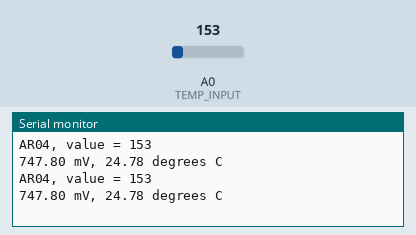
A sketch run on a simulated Arduino Uno, built with avr-gcc and run on an emulated ATmega328P. On the bench: the last lines printed to the serial monitor. The inputs (shaded band) are chosen by the test bench; at power-on: A0 (TEMP_INPUT) = 153.

Above: at 1.8 s.
1.9 s: A0 (TEMP_INPUT) set to 165
At 2.4 s:
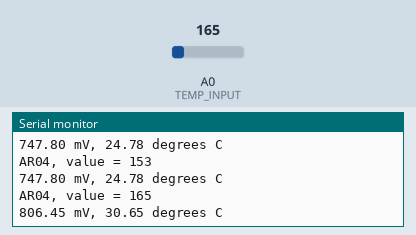
3.4 s: A0 (TEMP_INPUT) set to 175
At 4.8 s:
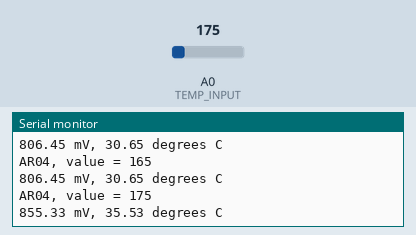
Timing chart, 0 to 6.4 s (numbered marks = the images above; inputs shaded):
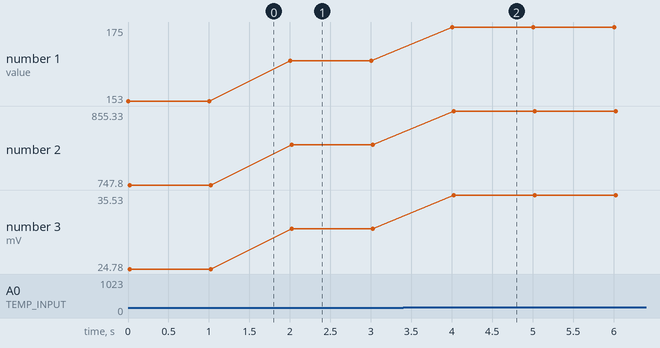

The sketch:

ARnn_tmp36_start.ino
```cpp
//
// AR00, TMP36 sensor
//

#define TEMP_INPUT 0
// or  int TEMP_INPUT = 0;

void setup() {
  Serial.begin(9600);
}

void loop() {
   //getting the voltage reading from the temperature sensor
  int value = analogRead(TEMP_INPUT);
  Serial.print("AR04, value = ");
  Serial.println(value);
//  Serial.print(" : ");

   // converting that reading to voltage
   float voltage = value * 5.0 * 1000; //in mV
   voltage /= 1023.0;

//   float voltage = value * 5.0 * 1000;  // in mV
//   voltage /= 1023.0;

   // print out the voltage
 Serial.print(voltage);
 Serial.print(" mV, ");

   // now print out the temperature
   float temperatureC = (voltage - 500) / 10 ;
   Serial.print(temperatureC);
   Serial.println(" degrees C");

  delay(1000);
}
```

Measured:
- after the input at 1.9 s, the serial monitor: prints a new line after 0.10 s (image 1)
- after the input at 3.4 s, the serial monitor: prints a new line after 0.61 s (image 2)
- plotted number 1: 153 → 165 after the input at 1.9 s, 165 → 175 after the input at 3.4 s
- plotted number 2: 747.8 → 806.45 after the input at 1.9 s, 806.45 → 855.33 after the input at 3.4 s
- plotted number 3: 24.78 → 30.65 after the input at 1.9 s, 30.65 → 35.53 after the input at 3.4 s
